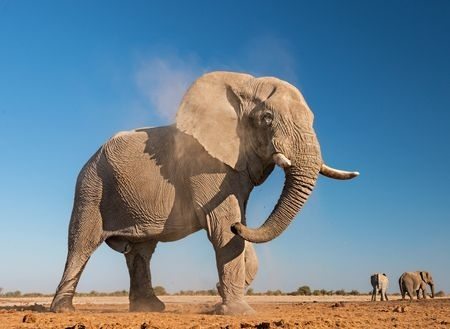
%> input picture elephant.jpg, 450 x 329 px
$ octave homework1_2.m   (GNU Octave 9; MATLAB toolbox functions it lacks are replaced by stand-ins)
%> lines starting %> are read from the running program, lines starting %| are printed output that depends on the picture
clc;
clear all;
close all;

i1 = imread('elephant.jpg');% reading the images of elephant and truck
%> i1 is the input picture: size 329x450x3 uint8; mean R, G, B 109.2, 130.7, 145.1
i2 = imread('truck.jpg');
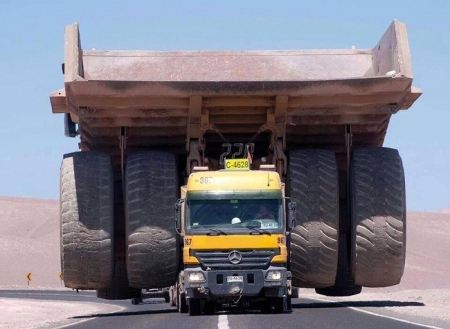
%> input picture truck.jpg, 450 x 329 px
%> i2 is the input picture: size 329x450x3 uint8; mean R, G, B 123.3, 121.8, 131.9

i1 = rgb2gray(i1); % converting the images to gray scale
%> i1: size 329x450 uint8
i2 = rgb2gray(i2);
%> i2: size 329x450 uint8

% elephant frequency transformation

f1 = fft2(i1);      % obtaining the frequency transform of the image
mag1 = abs(f1);     % obtaining the magnitude from the frequency
s = log(1+fftshift(f1));    % obtaining the spectrum of frequency
phase1 = angle(f1);         % obtaining the phase from the frequency
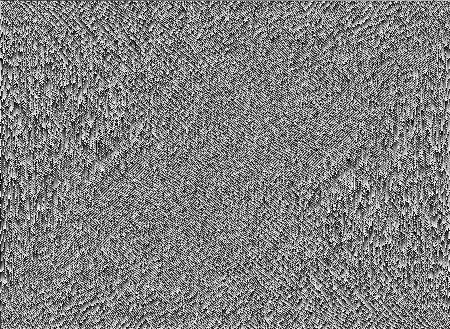
%> phase1: size 329x450 double; min -3.14, max 3.14, mean -7.68e-19; drawn with min black and max white


% truck frequency transformation

f2 = fft2(i2);
mag2 = abs(f2);
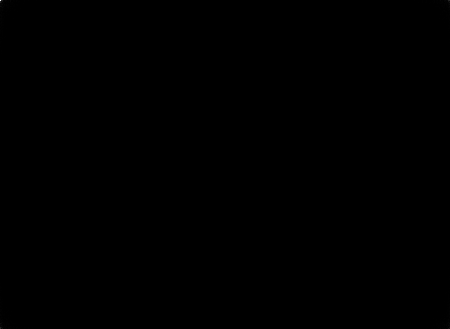
%> mag2: size 329x450 double; min 12.17, max 18268953, mean 5084.8; drawn with min black and max white
s2 = log(1+fftshift(f2));
phase2 = angle(f2);
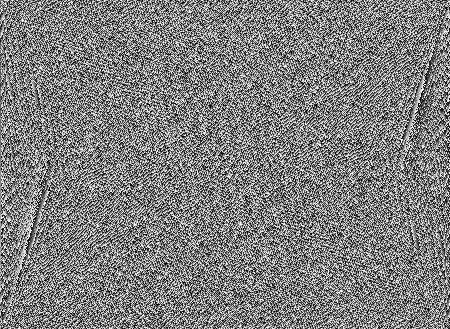
%> phase2: size 329x450 double; min -3.14, max 3.14, mean -1.92e-19; drawn with min black and max white


f3 = mag1.*exp(1i*phase2);          %merging the elephant magnitude witht the
mag_elephant_phase_truck = ifft2(f3);
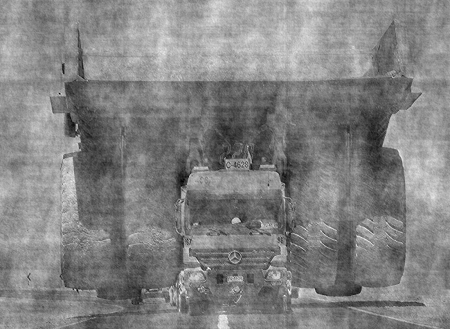
%> mag_elephant_phase_truck: size 329x450 double; min -35.26, max 279, mean 125.9; drawn with min black and max white

f4 = mag2.*exp(1i*phase1);
mag_truck_phase_elephant = ifft2(f4);
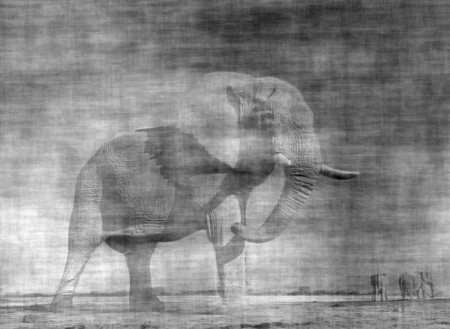
%> mag_truck_phase_elephant: size 329x450 double; min -119.9, max 335.6, mean 123.4; drawn with min black and max white


figure

subplot(2,2,1)
imshow(i1)
title('Original elephant image')

subplot(2,2,2)
imshow(i2)
title('Original elephant image')


subplot(2,2,3)
imshow(uint8(mag_truck_phase_elephant))
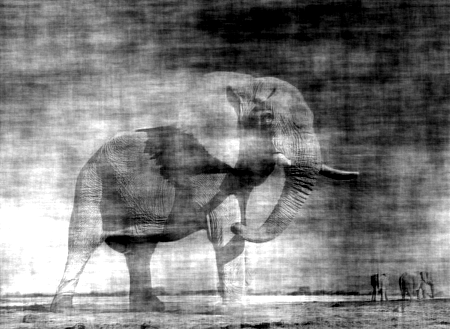
%> displayed picture: size 329x450, on the screen's scale of 0 to 255; min 0, max 255, mean 122.8
title('Truck magnitude + Elephant phase')

subplot(2,2,4)
imshow(uint8(mag_elephant_phase_truck))
title('Elephant magnitude + Truck phase')
